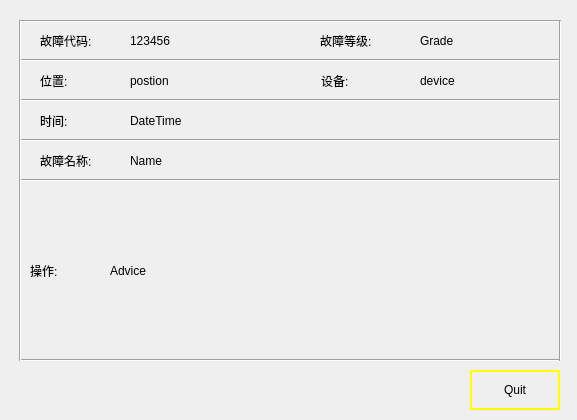
<?xml version="1.0" encoding="UTF-8"?>
<ui version="4.0">
 <class>CFaultDetailDialog</class>
 <widget class="QDialog" name="CFaultDetailDialog">
  <property name="windowModality">
   <enum>Qt::ApplicationModal</enum>
  </property>
  <property name="geometry">
   <rect>
    <x>0</x>
    <y>0</y>
    <width>577</width>
    <height>420</height>
   </rect>
  </property>
  <property name="windowTitle">
   <string>Dialog</string>
  </property>
  <property name="modal">
   <bool>true</bool>
  </property>
  <widget class="QPushButton" name="quitPushButton">
   <property name="geometry">
    <rect>
     <x>470</x>
     <y>370</y>
     <width>90</width>
     <height>40</height>
    </rect>
   </property>
   <property name="font">
    <font/>
   </property>
   <property name="styleSheet">
    <string>border: 2px solid  rgb(255, 255, 0);

</string>
   </property>
   <property name="text">
    <string>Quit</string>
   </property>
  </widget>
  <widget class="QLabel" name="labelCode">
   <property name="geometry">
    <rect>
     <x>130</x>
     <y>30</y>
     <width>111</width>
     <height>21</height>
    </rect>
   </property>
   <property name="text">
    <string>123456</string>
   </property>
  </widget>
  <widget class="QLabel" name="labelGrade">
   <property name="geometry">
    <rect>
     <x>420</x>
     <y>30</y>
     <width>111</width>
     <height>21</height>
    </rect>
   </property>
   <property name="text">
    <string>Grade</string>
   </property>
  </widget>
  <widget class="QLabel" name="labelDateTime">
   <property name="geometry">
    <rect>
     <x>130</x>
     <y>110</y>
     <width>181</width>
     <height>21</height>
    </rect>
   </property>
   <property name="text">
    <string>DateTime</string>
   </property>
  </widget>
  <widget class="QLabel" name="labelName">
   <property name="geometry">
    <rect>
     <x>130</x>
     <y>150</y>
     <width>421</width>
     <height>21</height>
    </rect>
   </property>
   <property name="text">
    <string>Name</string>
   </property>
  </widget>
  <widget class="QLabel" name="labelAdvice">
   <property name="geometry">
    <rect>
     <x>110</x>
     <y>190</y>
     <width>441</width>
     <height>161</height>
    </rect>
   </property>
   <property name="text">
    <string>Advice</string>
   </property>
   <property name="wordWrap">
    <bool>true</bool>
   </property>
  </widget>
  <widget class="Line" name="line">
   <property name="geometry">
    <rect>
     <x>20</x>
     <y>11</y>
     <width>541</width>
     <height>20</height>
    </rect>
   </property>
   <property name="orientation">
    <enum>Qt::Horizontal</enum>
   </property>
  </widget>
  <widget class="Line" name="line_2">
   <property name="geometry">
    <rect>
     <x>20</x>
     <y>50</y>
     <width>541</width>
     <height>20</height>
    </rect>
   </property>
   <property name="orientation">
    <enum>Qt::Horizontal</enum>
   </property>
  </widget>
  <widget class="Line" name="line_3">
   <property name="geometry">
    <rect>
     <x>20</x>
     <y>90</y>
     <width>541</width>
     <height>20</height>
    </rect>
   </property>
   <property name="orientation">
    <enum>Qt::Horizontal</enum>
   </property>
  </widget>
  <widget class="Line" name="line_4">
   <property name="geometry">
    <rect>
     <x>20</x>
     <y>130</y>
     <width>541</width>
     <height>20</height>
    </rect>
   </property>
   <property name="orientation">
    <enum>Qt::Horizontal</enum>
   </property>
  </widget>
  <widget class="Line" name="line_5">
   <property name="geometry">
    <rect>
     <x>20</x>
     <y>170</y>
     <width>541</width>
     <height>20</height>
    </rect>
   </property>
   <property name="orientation">
    <enum>Qt::Horizontal</enum>
   </property>
  </widget>
  <widget class="Line" name="line_6">
   <property name="geometry">
    <rect>
     <x>20</x>
     <y>350</y>
     <width>541</width>
     <height>20</height>
    </rect>
   </property>
   <property name="orientation">
    <enum>Qt::Horizontal</enum>
   </property>
  </widget>
  <widget class="Line" name="line_7">
   <property name="geometry">
    <rect>
     <x>10</x>
     <y>20</y>
     <width>20</width>
     <height>341</height>
    </rect>
   </property>
   <property name="orientation">
    <enum>Qt::Vertical</enum>
   </property>
  </widget>
  <widget class="Line" name="line_8">
   <property name="geometry">
    <rect>
     <x>550</x>
     <y>20</y>
     <width>20</width>
     <height>341</height>
    </rect>
   </property>
   <property name="orientation">
    <enum>Qt::Vertical</enum>
   </property>
  </widget>
  <widget class="QLabel" name="label_2">
   <property name="geometry">
    <rect>
     <x>40</x>
     <y>30</y>
     <width>81</width>
     <height>21</height>
    </rect>
   </property>
   <property name="text">
    <string>故障代码:</string>
   </property>
  </widget>
  <widget class="QLabel" name="label_3">
   <property name="geometry">
    <rect>
     <x>320</x>
     <y>30</y>
     <width>81</width>
     <height>21</height>
    </rect>
   </property>
   <property name="text">
    <string>故障等级:</string>
   </property>
  </widget>
  <widget class="QLabel" name="label_4">
   <property name="geometry">
    <rect>
     <x>40</x>
     <y>110</y>
     <width>81</width>
     <height>21</height>
    </rect>
   </property>
   <property name="text">
    <string>时间:</string>
   </property>
  </widget>
  <widget class="QLabel" name="label_6">
   <property name="geometry">
    <rect>
     <x>40</x>
     <y>70</y>
     <width>81</width>
     <height>21</height>
    </rect>
   </property>
   <property name="text">
    <string>位置:</string>
   </property>
  </widget>
  <widget class="QLabel" name="labelPostion">
   <property name="geometry">
    <rect>
     <x>130</x>
     <y>70</y>
     <width>111</width>
     <height>21</height>
    </rect>
   </property>
   <property name="text">
    <string>postion</string>
   </property>
  </widget>
  <widget class="QLabel" name="label_7">
   <property name="geometry">
    <rect>
     <x>321</x>
     <y>70</y>
     <width>81</width>
     <height>21</height>
    </rect>
   </property>
   <property name="text">
    <string>设备:</string>
   </property>
  </widget>
  <widget class="QLabel" name="labelDevice">
   <property name="geometry">
    <rect>
     <x>420</x>
     <y>70</y>
     <width>111</width>
     <height>21</height>
    </rect>
   </property>
   <property name="text">
    <string>device</string>
   </property>
  </widget>
  <widget class="QLabel" name="labelName_2">
   <property name="geometry">
    <rect>
     <x>40</x>
     <y>150</y>
     <width>91</width>
     <height>21</height>
    </rect>
   </property>
   <property name="text">
    <string>故障名称:</string>
   </property>
  </widget>
  <widget class="QLabel" name="labelAdvice_2">
   <property name="geometry">
    <rect>
     <x>30</x>
     <y>190</y>
     <width>61</width>
     <height>161</height>
    </rect>
   </property>
   <property name="text">
    <string>操作:</string>
   </property>
   <property name="wordWrap">
    <bool>true</bool>
   </property>
  </widget>
 </widget>
 <resources/>
 <connections/>
</ui>
